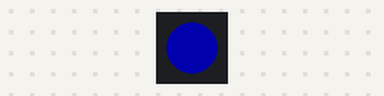
Recording of a sketch running on a simulated ESP32-S3. On the bench: 1 RGB LEDs in strip order, left to right. Dim RGB values are drawn brighter than linear.

Above: at 0.2 s.
At 1.7 s:
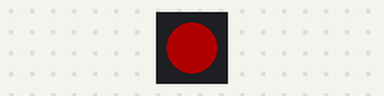
Timing chart, 0 to 3.0 s (numbered marks = the images above):
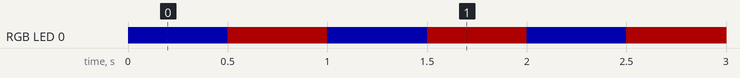

Measured:
- by itself, RGB LED 0: alternates RGB(50, 0, 0) for 0.50 s and RGB(0, 0, 50) for 0.50 s

The sketch:

neo-test-2-best-one.ino
```cpp
/*

NeoPixel LEDs

modified on 7 May 2019
by Saeed Hosseini @ Electropeak
https://electropeak.com/learn/

*/

#include <Adafruit_NeoPixel.h>
#ifdef __AVR__
#include <avr/power.h> // Required for 16 MHz Adafruit Trinket
#endif

#define PIN        48
#define NUMPIXELS 1


Adafruit_NeoPixel pixels(NUMPIXELS, PIN, NEO_GRB + NEO_KHZ800);

void NeoBlink(int num, int wait)
{
for (int i = 0; i < num; i++)
{
pixels.setPixelColor(i, 0, 0, 255);
}
pixels.show();
delay(wait);
for (int j = 0; j < num; j++)
{
pixels.setPixelColor(j, 255, 0, 0);
}
pixels.show();
delay(wait);
}

void setup()
{
pixels.begin();
pixels.setBrightness(50);
}

void loop()
{
NeoBlink(7, 500);
}
```
